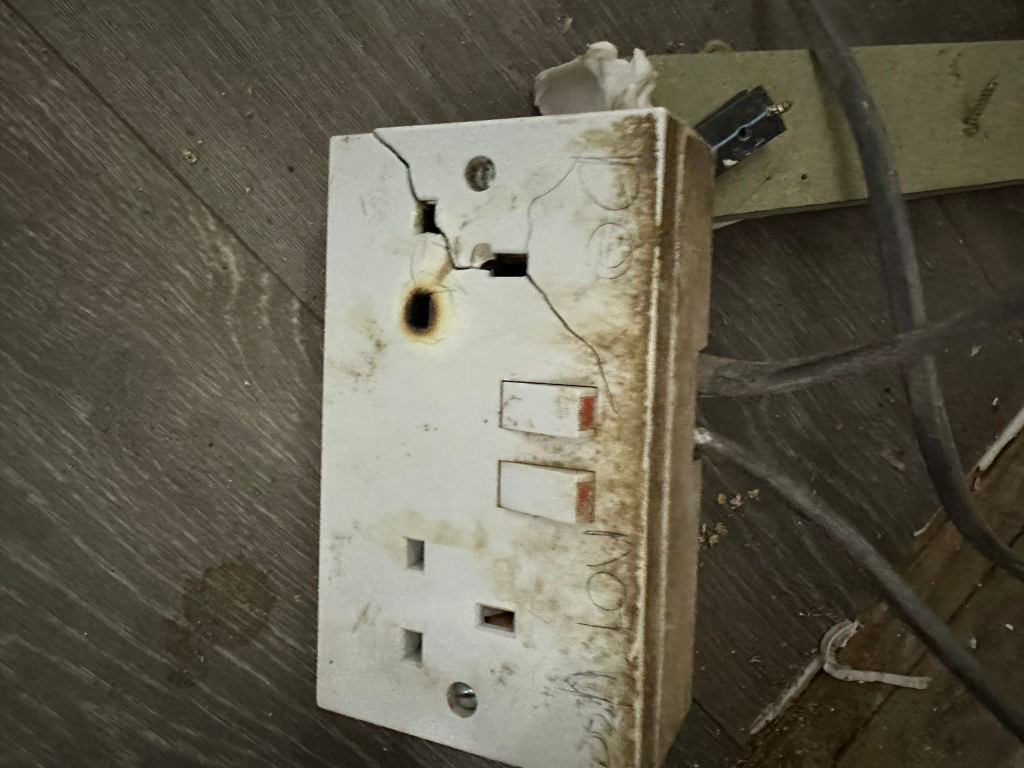
#> input picture grid-gallery-images/uncompressed/Image (1).jpg, 2048 x 1536 px (shown at 1/2 size); its folder holds 4 pictures in this run
$ python imageCompressor.py
#> lines starting #> are read from the running program, lines starting #| are printed output that depends on the picture
import os
from PIL import Image

def compress_and_downscale_images(input_folder, output_folder=None, quality=85, max_width=1000):
    # Ensure the input folder exists
#> called with input_folder = './grid-gallery-images/uncompressed/', output_folder = './grid-gallery-images/', quality = 85, max_width = 1000
    if not os.path.isdir(input_folder):
        print(f"The input folder '{input_folder}' does not exist.")
        return

    # If output_folder is not specified, overwrite the input images
    if output_folder is None:
        output_folder = input_folder
    else:
        # Create output folder if it doesn't exist
        os.makedirs(output_folder, exist_ok=True)

    # Get list of files in the input folder
    files = [f for f in os.listdir(input_folder) if os.path.isfile(os.path.join(input_folder, f))]

    for file in files:
        try:
            # Open the image file
            with Image.open(os.path.join(input_folder, file)) as img:
                # Calculate the new size while maintaining aspect ratio
#> img is the input picture: PIL image 2048x1536 RGB; mean R, G, B 98.6, 94, 79.2
                width_percent = (max_width / float(img.size[0]))
#> width_percent = 0.488
                new_height = int((float(img.size[1]) * float(width_percent)))
#> new_height = 750
                new_size = (max_width, new_height)
#> new_size = (1000, 750)

                # Downscale the image if it's wider than max_width
                if img.size[0] > max_width:
                    img = img.resize(new_size, Image.Resampling.LANCZOS)
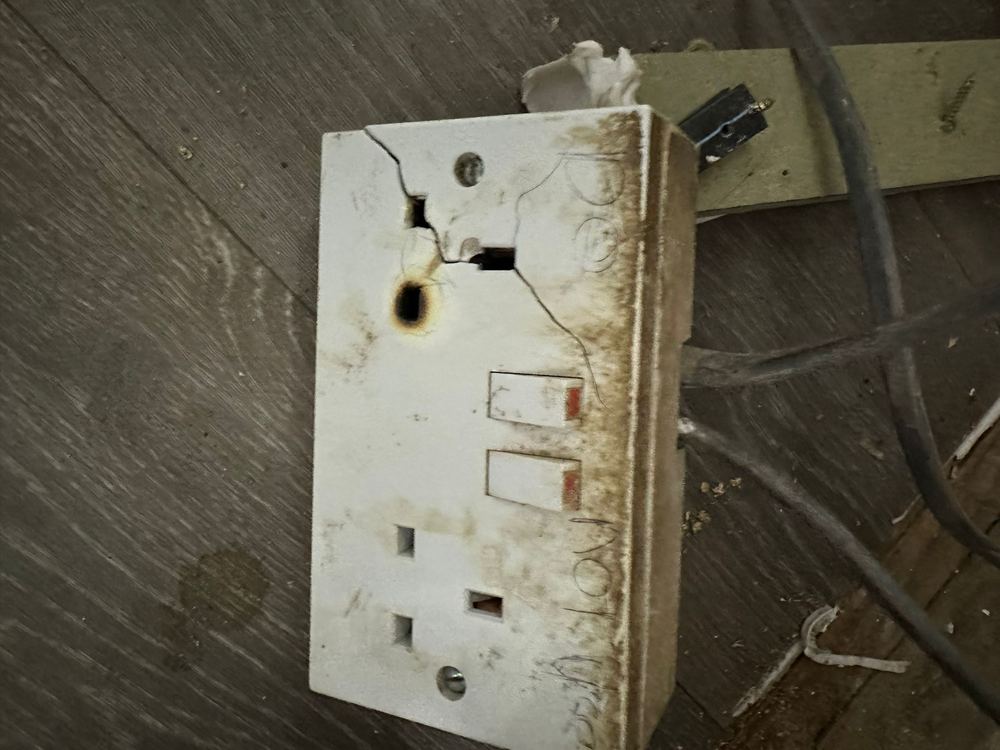
#> img: PIL image 1000x750 RGB; mean R, G, B 98.6, 94, 79.2

                # Compress and save the image
                output_path = os.path.join(output_folder, file)
                img.save(output_path, quality=quality, optimize=True)
                print(f"Compressed and downscaled '{file}' successfully.")
        except Exception as e:
            print(f"Error processing '{file}': {e}")

if __name__ == "__main__":
    input_folder = "./grid-gallery-images/uncompressed/"
    output_folder = "./grid-gallery-images/"  # Output to specified folder
    compress_and_downscale_images(input_folder, output_folder, quality=85, max_width=1000)
